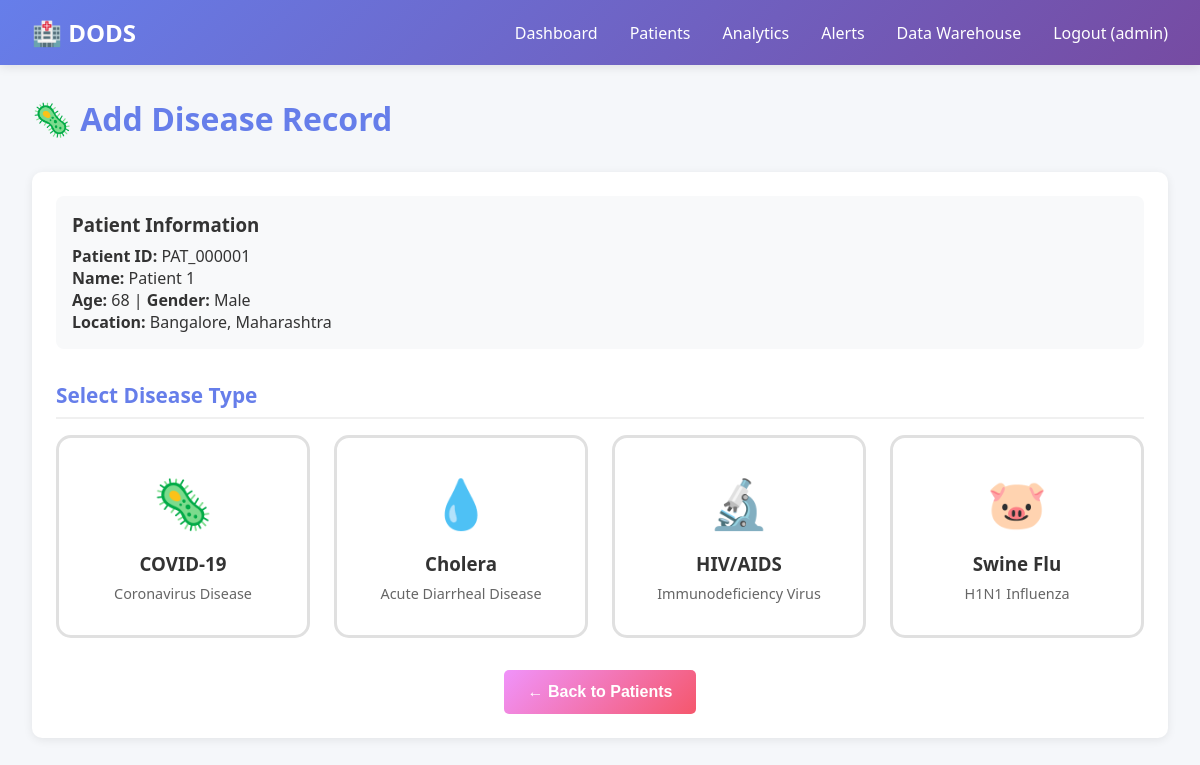
Page /user/add-disease-record/1 (signed in) on the committed database.
### app.py (models this page shows, shortened)
class User(UserMixin, db.Model):
    __tablename__ = 'users'
    id = db.Column(db.Integer, primary_key=True)
    username = db.Column(db.String(80), unique=True, nullable=False)
    email = db.Column(db.String(120), unique=True, nullable=False)
    password_hash = db.Column(db.String(200), nullable=False)
    role = db.Column(db.String(20), default='user')  # admin or user
    created_at = db.Column(db.DateTime, default=datetime.utcnow)

class Patient(db.Model):
    __tablename__ = 'patients'
    id = db.Column(db.Integer, primary_key=True)
    patient_id = db.Column(db.String(50), unique=True, nullable=False)
    name = db.Column(db.String(100), nullable=False)
    age = db.Column(db.Integer, nullable=False)
    gender = db.Column(db.String(10), nullable=False)
    contact = db.Column(db.String(15))
    address = db.Column(db.String(200))
    city = db.Column(db.String(50))
    state = db.Column(db.String(50))
    country = db.Column(db.String(50), default='India')
    latitude = db.Column(db.Float)
    longitude = db.Column(db.Float)
    registered_date = db.Column(db.DateTime, default=datetime.utcnow)
    disease_records = db.relationship('DiseaseRecord', backref='patient', lazy=True, cascade='all, delete-orphan')

### app.py (the view, shortened to what this page needs)
@app.route('/user/add-disease-record/<int:patient_id>', methods=['GET', 'POST'])
@login_required
def add_disease_record(patient_id):
    patient = Patient.query.get_or_404(patient_id)
    return render_template('add_disease_record.html', patient=patient)

### app.py (called while the page is built)
@login_manager.user_loader
def load_user(user_id):
    return User.query.get(int(user_id))

### templates/add_disease_record.html (shortened to what this page needs)
{% extends "base.html" %}
{% block content %}
<h1 style="margin-bottom: 2rem; color: #667eea;">🦠 Add Disease Record</h1>
<div class="card">
    <div style="background: #f8f9fa; padding: 1rem; border-radius: 8px; margin-bottom: 2rem;">
        <h3 style="color: #333; margin-bottom: 0.5rem;">Patient Information</h3>
        <p><strong>Patient ID:</strong> {{ patient.patient_id }}</p>
        <p><strong>Name:</strong> {{ patient.name }}</p>
        <p><strong>Age:</strong> {{ patient.age }} | <strong>Gender:</strong> {{ patient.gender }}</p>
        <p><strong>Location:</strong> {{ patient.city }}, {{ patient.state }}</p>
    </div>
    <div class="card-header">Select Disease Type</div>
    <div style="display: grid; grid-template-columns: repeat(auto-fit, minmax(250px, 1fr)); gap: 1.5rem; margin-bottom: 2rem;">
        <div class="disease-card" onclick="selectDisease('COVID19')" style="cursor: pointer; padding: 2rem; border: 3px solid #e0e0e0; border-radius: 15px; text-align: center; transition: all 0.3s;">
            <div style="font-size: 3rem; margin-bottom: 1rem;">🦠</div>
            <h3 style="color: #333; margin-bottom: 0.5rem;">COVID-19</h3>
            <p style="color: #666; font-size: 0.9rem;">Coronavirus Disease</p>
        </div>
        <div class="disease-card" onclick="selectDisease('Cholera')" style="cursor: pointer; padding: 2rem; border: 3px solid #e0e0e0; border-radius: 15px; text-align: center; transition: all 0.3s;">
            <div style="font-size: 3rem; margin-bottom: 1rem;">💧</div>
            <h3 style="color: #333; margin-bottom: 0.5rem;">Cholera</h3>
            <p style="color: #666; font-size: 0.9rem;">Acute Diarrheal Disease</p>
        </div>
        <div class="disease-card" onclick="selectDisease('HIV')" style="cursor: pointer; padding: 2rem; border: 3px solid #e0e0e0; border-radius: 15px; text-align: center; transition: all 0.3s;">
            <div style="font-size: 3rem; margin-bottom: 1rem;">🔬</div>
            <h3 style="color: #333; margin-bottom: 0.5rem;">HIV/AIDS</h3>
            <p style="color: #666; font-size: 0.9rem;">Immunodeficiency Virus</p>
        </div>
        <div class="disease-card" onclick="selectDisease('SwineFlu')" style="cursor: pointer; padding: 2rem; border: 3px solid #e0e0e0; border-radius: 15px; text-align: center; transition: all 0.3s;">
            <div style="font-size: 3rem; margin-bottom: 1rem;">🐷</div>
            <h3 style="color: #333; margin-bottom: 0.5rem;">Swine Flu</h3>
            <p style="color: #666; font-size: 0.9rem;">H1N1 Influenza</p>
        </div>
    </div>
    <div style="text-align: center;">
        <button class="btn btn-danger" onclick="history.back()">← Back to Patients</button>
    </div>
</div>
{% endblock %}

### templates/base.html (shortened to what this page needs)
<!DOCTYPE html>
<html lang="en">
<head>
    <link rel="stylesheet" href="https://unpkg.com/leaflet@1.9.4/dist/leaflet.css" />
    <link rel="stylesheet" href="https://unpkg.com/leaflet.markercluster@1.5.3/dist/MarkerCluster.css" />
    <link rel="stylesheet" href="https://unpkg.com/leaflet.markercluster@1.5.3/dist/MarkerCluster.Default.css" />
</head>
<body>
    <nav>
        <div class="container">
            <div class="logo">🏥 DODS</div>
            <ul>
                {% if current_user.is_authenticated %}
                    {% if current_user.role == 'admin' %}
                        <li><a href="/admin/dashboard">Dashboard</a></li>
                        <li><a href="/admin/patients">Patients</a></li>
                        <li><a href="/admin/analytics">Analytics</a></li>
                        <li><a href="/admin/alerts">Alerts</a></li>
                        <li><a href="/admin/data-warehouse">Data Warehouse</a></li>
                    {% else %}
                        <li><a href="/user/dashboard">Dashboard</a></li>
                        <li><a href="/user/add-patient">Add Patient</a></li>
                    {% endif %}
                    <li><a href="/logout">Logout ({{ current_user.username }})</a></li>
                {% else %}
                    <li><a href="/login">Login</a></li>
                    <li><a href="/register">Register</a></li>
                {% endif %}
            </ul>
        </div>
    </nav>
    <div class="main-content">
        {% block content %}{% endblock %}
    </div>
</body>
</html>

### templates/base.html (style rules this page uses)
* { margin: 0; padding: 0; box-sizing: border-box; }
body { font-family: 'Segoe UI', Tahoma, Geneva, Verdana, sans-serif; background: #f5f7fa; color: #333; }
nav { background: linear-gradient(135deg, #667eea 0%, #764ba2 100%); color: white; padding: 1rem 2rem; box-shadow: 0 2px 10px rgba(0,0,0,0.1); }
nav .container { max-width: 1400px; margin: 0 auto; display: flex; justify-content: space-between; align-items: center; }
nav .logo { font-size: 1.5rem; font-weight: bold; }
nav ul { list-style: none; display: flex; gap: 2rem; }
nav a { color: white; text-decoration: none; transition: opacity 0.3s; }
.main-content { max-width: 1400px; margin: 2rem auto; padding: 0 2rem; }
.card { background: white; border-radius: 10px; padding: 1.5rem; box-shadow: 0 2px 10px rgba(0,0,0,0.08); margin-bottom: 2rem; }
.card-header { font-size: 1.3rem; font-weight: 600; margin-bottom: 1rem; color: #667eea; border-bottom: 2px solid #f0f0f0; padding-bottom: 0.5rem; }
.btn { padding: 0.8rem 1.5rem; border: none; border-radius: 5px; font-size: 1rem; cursor: pointer; transition: all 0.3s; font-weight: 600; }
.btn-danger { background: linear-gradient(135deg, #f093fb 0%, #f5576c 100%); color: white; }

### rows in the picture
User: username "admin"
Patient: patient_id "PAT_000001", name "Patient 1", age "68", gender "Male", city "Bangalore", state "Maharashtra"
